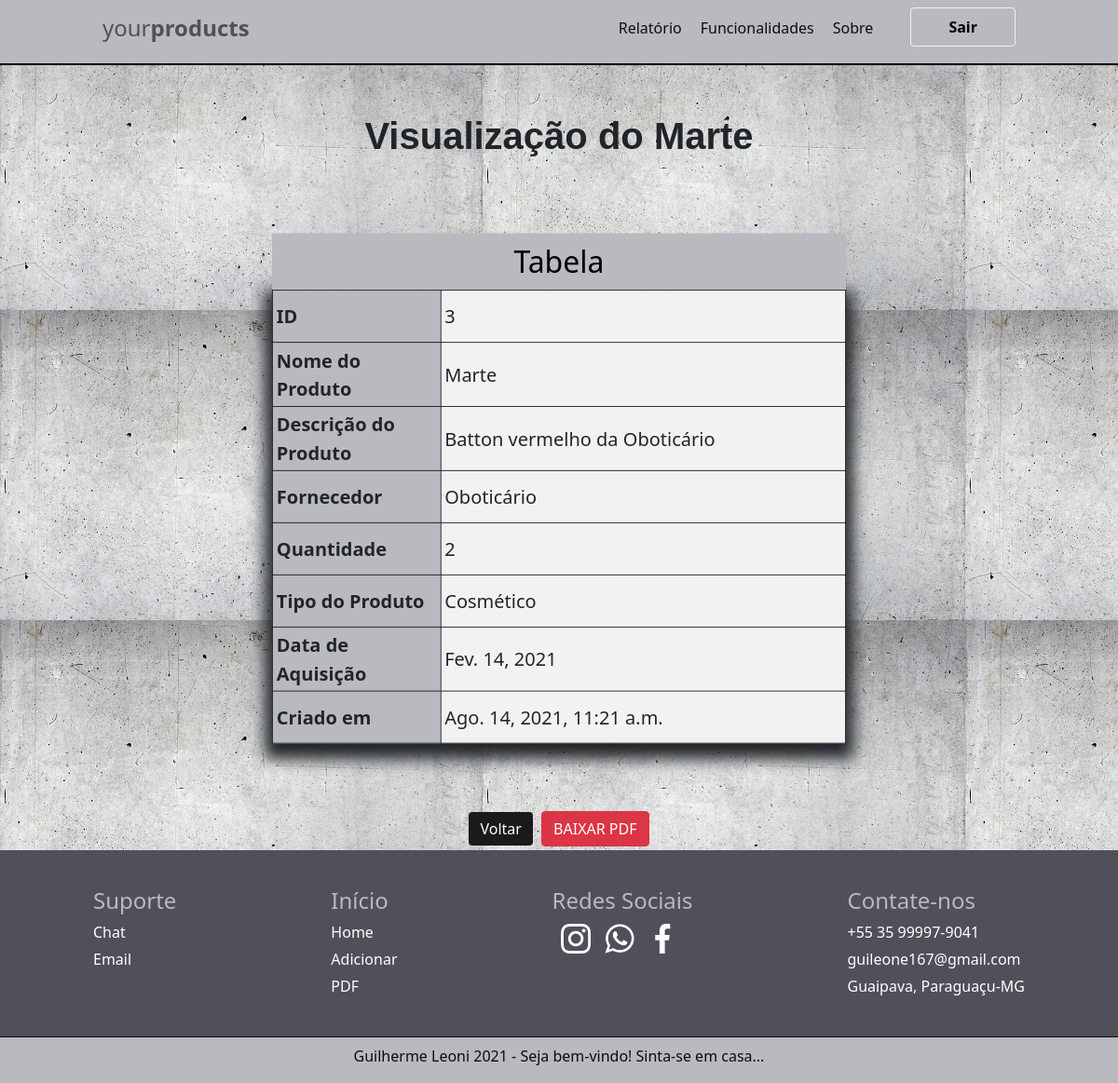
Screenshot of /view/3/ with the database file from the repository.
### produto/models.py (models this page shows, shortened)
class produto(models.Model):
    nome = models.CharField(max_length=100)
    tipo = models.CharField(max_length=100)
    descricao = models.CharField(max_length=100)
    data = models.DateField()
    fornecedor = models.CharField(max_length=100)
    quantidade = models.IntegerField(max_length=100)
    criado_em = models.DateTimeField(auto_now_add=True)
    editado_em = models.DateTimeField(auto_now=True)

### produto/views.py (the view)
# urls.py: path('view/<int:pk>/', view, name='view'),
def view(request, pk):
    data = {}
    data['db'] = produto.objects.get(pk=pk)
    return render(request, 'produtos/view.html', data)

### produto/templates/produtos/view.html (shortened to what this page needs)
{% extends 'base.html' %}
{% block content %}
    <div class="col-8 m-auto mt-5 pt-1 pb-1 text-center">
        <h1>Visualização do {{db.nome}}</h1>
    </div>
    <div class="col-8 m-auto text-center" id="dados">
        <table>
          <caption class="text-center">Tabela</caption>
          <tr>
            <th>ID</th>
            <td>{{db.id}}</td>
          </tr>
          <tr>
            <th>Nome do Produto</th>
            <td>{{db.nome}}</td>
          </tr>
          <tr>
            <th>Descrição do Produto</th>
            <td>{{db.descricao}}</td>
          </tr>
          <tr>
            <th>Fornecedor</th>
            <td>{{db.fornecedor}}</td>
          </tr>
          <tr>
            <th>Quantidade</th>
            <td>{{db.quantidade}}</td>
          </tr>
          <tr>
            <th>Tipo do Produto</th>
            <td>{{db.tipo}}</td>
          </tr>
          <tr>
            <th>Data de Aquisição</th>
            <td>{{db.data}}</td>
          </tr>
          <tr>
            <th>Criado em</th>
            <td>{{db.criado_em}}</td>
          </tr>
        </table>
    </div>
    <div class="col-8 m-auto pt-1 pb-1 text-center">
        <button onclick="history.go(-1);" class="btn btn-info">Voltar</button>
        <input type="button" value="BAIXAR PDF" class="btn btn-danger" onclick="funcao_pdf()">
    </div>
{% endblock %}

### produto/static/css/styles.css (style rules this page uses)
body { background-color: #FFE4E1; background-image: url('../img/background.jpg'); }
h1 { font-family: Arial; font-weight: bold; }
body { background-color: #FFE4E1; }
.btn-info { margin-right: 5px; transition: background 0.5s; background: #1b1a1a; border: #fff; color: #fff; }
#dados table, #dados th, #dados td { border: 1px solid black; border-collapse: collapse; }
#dados th, #dados td { padding: 5px; text-align: left; }
#dados table { box-shadow: 0 10px 20px 10px; transform: scale(0.8); background-color: #F2F2F2; }
#dados td { height: 70px; width: 1000px; font-size: 25px; }
#dados th { width: 300px; font-size: 25px; background-color: #B8BABF; }
#dados caption { caption-side: top; font-size: 40px; color: #000; background-color: #B8BABF; }

### rows the page displays
produto: nome "Marte", id "3", descricao "Batton vermelho da Oboticário", fornecedor "Oboticário", quantidade "2", tipo "Cosmético", data "Fev. 14, 2021", criado_em "Ago. 14, 2021, 11:21 a.m."
